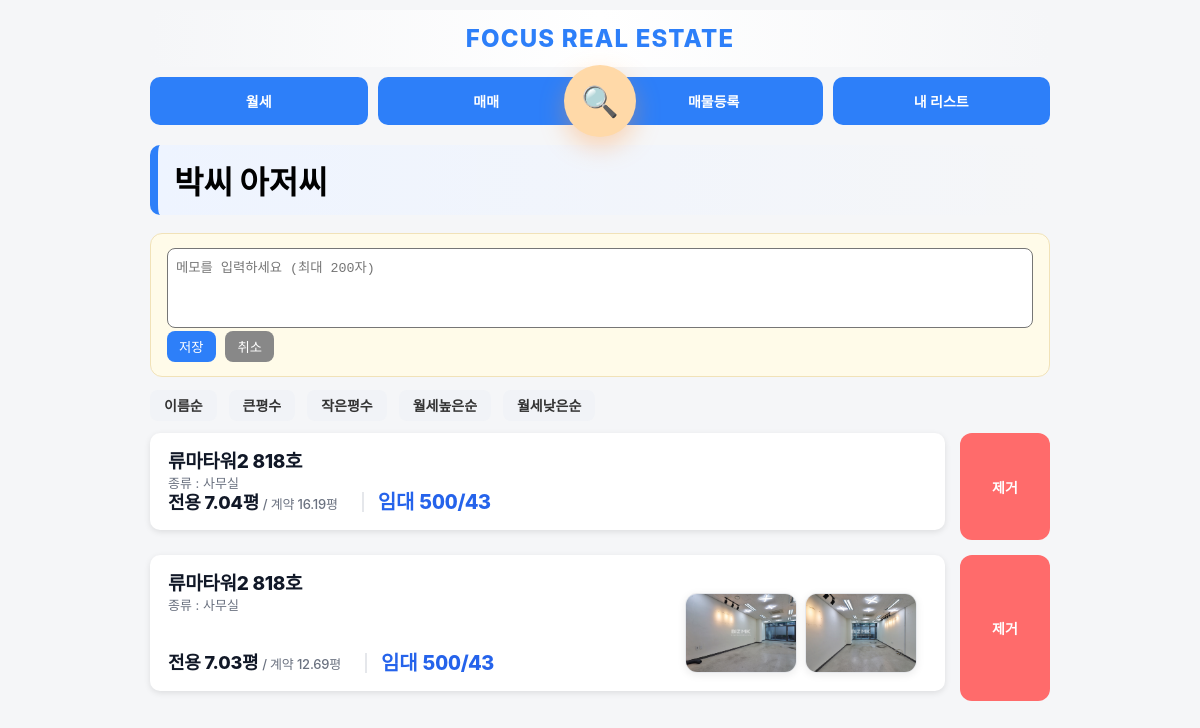
Page /collections/2 (signed in) on the earlier database version.
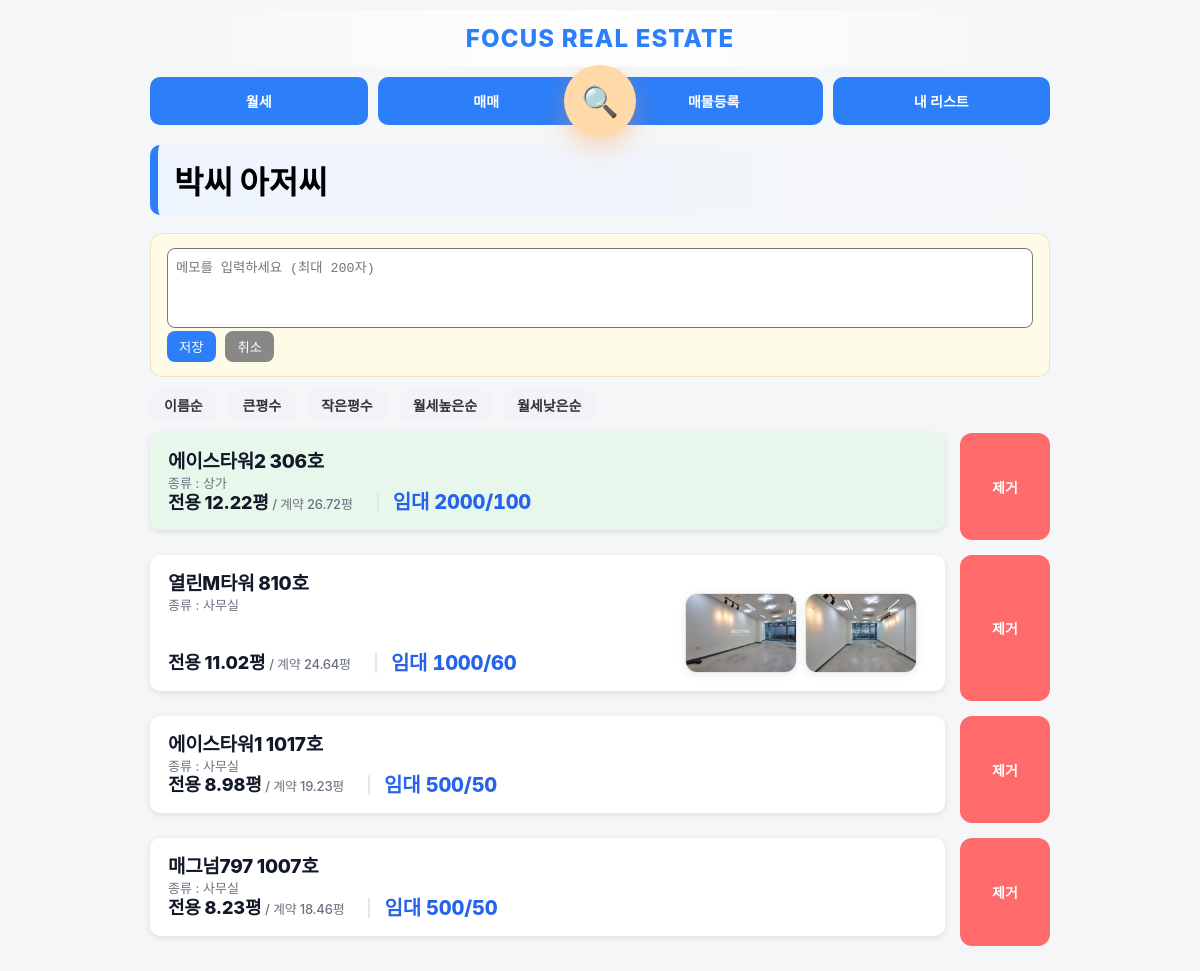
Same page on the later database version.
### app.py (models this page shows)
class Collection(db.Model):
    id = db.Column(db.Integer, primary_key=True)
    title = db.Column(db.String(200))
    memo = db.Column(db.String(200))
    created_at = db.Column(db.String(50))

class Property(db.Model):
    status = db.Column(db.String(20), default='available')
    property_type = db.Column(db.String(50))
    id = db.Column(db.Integer, primary_key=True)
    building_name = db.Column(db.String(200))
    exclusive_area = db.Column(db.Float)
    contract_area = db.Column(db.Float)
    deposit = db.Column(db.Integer)
    rent = db.Column(db.Integer)
    sale_price = db.Column(db.Integer)
    category = db.Column(db.String(20))
    status = db.Column(db.String(20), default='available')
    private_memo = db.Column(db.Text)

class PropertyImage(db.Model):
    id = db.Column(db.Integer, primary_key=True)
    property_id = db.Column(db.Integer, index=True)
    file_path = db.Column(db.String(300))
    created_at = db.Column(db.DateTime, default=datetime.utcnow)

### app.py (the view, shortened to what this page needs)
@app.route("/collections/<int:id>")
@login_required
def collection_detail(id):
    collection = Collection.query.get(id)
    sort = request.args.get("sort", "")
    items = CollectionItem.query.filter_by(collection_id=id).all()
    properties = []
    for item in items:
        p = Property.query.get(item.property_id)
        if p:
            p.collection_item_id = item.id
            properties.append(p)
    if sort == "name":
        properties = sorted(properties, key=lambda x: x.building_name)
    elif sort == "area_desc":
        properties = sorted(properties, key=lambda x: x.exclusive_area, reverse=True)
    elif sort == "area_asc":
        properties = sorted(properties, key=lambda x: x.exclusive_area)
    elif sort == "rent_desc":
        properties = sorted(properties, key=lambda x: x.rent, reverse=True)
    elif sort == "rent_asc":
        properties = sorted(properties, key=lambda x: x.rent)
    thumb_map = {}
    for img in PropertyImage.query.order_by(PropertyImage.id.desc()).all():
        if img.property_id not in thumb_map:
            thumb_map[img.property_id] = []
        if len(thumb_map[img.property_id]) < 2:
            thumb_map[img.property_id].append(img.file_path)
    return render_template(
        "collection_detail.html",
        collection=collection,
        properties=properties,
        sort=sort,
        thumb_map=thumb_map,
        format_sale_price_korean=format_sale_price_korean
    )

### app.py (called while the page is built)
@login_manager.user_loader
def load_user(user_id):
    return User.query.get(int(user_id))

### templates/collection_detail.html (shortened to what this page needs)
{% extends "base.html" %}
{% block content %}
<div class="section-title">{{ collection.title }}</div>
<div class="memo-card">
    <div id="memo-edit" {% if collection.memo %}style="display:none"{% endif %}>
        <textarea id="memo-input" class="memo-input" maxlength="200"
placeholder="메모를 입력하세요 (최대 200자)">{{ collection.memo or '' }}</textarea>
        <div class="memo-actions">
            <button onclick="saveMemo()">저장</button>
            <button onclick="cancelMemo()">취소</button>
        </div>
    </div>
</div>
<div class="sort-bar">
    <a href="?sort=name">이름순</a>
    <a href="?sort=area_desc">큰평수</a>
    <a href="?sort=area_asc">작은평수</a>
    <a href="?sort=rent_desc">월세높은순</a>
    <a href="?sort=rent_asc">월세낮은순</a>
</div>
<div class="list-detail-container">
{% for p in properties %}
<div class="detail-row">
    <div class="card property-card {{ p.property_type }}" onclick="location.href='/property/{{ p.id }}?from_collection_id={{ collection.id }}'">
    <div class="card-left">
        <div class="title">{{ p.building_name }}</div>
        <div class="detail">
            종류 : {{ p.property_type }}
        </div>
        <div class="detail-line">
            <div class="area-text">
                <span class="area-main">전용 {{ p.exclusive_area }}평</span>
                <span class="area-sub"> / 계약 {{ p.contract_area }}평</span>
            </div>
            <span class="price-inline">
                {% if p.category == "매매" %}
                    매매 {{ format_sale_price_korean(p.sale_price) }}
                {% else %}
                    임대 {{ p.deposit }}/{{ p.rent }}
                {% endif %}
            </span>
            <div class="thumb-box">
                {% for img in thumb_map.get(p.id, []) %}
                    <img src="{{ img }}" class="thumb-img">
                {% endfor %}
            </div>
        </div>
    </div>
</div>
    <div class="remove-wrap mobile-hide-remove" onclick="event.stopPropagation();">
    <a href="{{ url_for('remove_from_collection', collection_id=collection.id, property_id=p.id) }}" class="remove-btn">
        제거
    </a>
</div>
</div>
{% endfor %}
</div>
{% endblock %}

### templates/base.html (shortened to what this page needs)
<!DOCTYPE html>
<html>
<head>
</head>
<body>
<div class="container">
    <div class="site-header">
         FOCUS REAL ESTATE
    </div>
    <div class="menu-wrapper">
    <div class="menu">
        <a href="/?mode=rent">월세</a>
        <a href="/?mode=sale">매매</a>
        <a href="/register" class="pc-only">매물등록</a>
        <a href="/collections">내 리스트</a>
    </div>
    <a href="/search" class="search-fab" title="매물 검색">
        🔍
    </a>
</div>
{% block content %}
{% endblock %}
</div>
</body>
</html>

### templates/base.html (style rules this page uses)
.site-header { text-align: center; font-size: 24px; font-weight: 800; letter-spacing: 1.2px; padding: 14px 0; color: #2d7ff9; background: linear-gradient(to right, #f5f6f8, #ffffff, #f5f6f8); border-radius: 12px; margin-bottom: 10px; }
body { font-size: 14px; }
.card-left { flex: 1; }
@media (min-width: 801px) { .menu { display: flex !important; flex-direction: row !important; justify-content: space-between !important; gap: 10px !important; } }
@media (min-width: 801px) { .menu a { flex: 1 !important; } }
body { font-family: "Pretendard", -apple-system, BlinkMacSystemFont, "Segoe UI", Roboto, sans-serif; margin: 0; padding: 0; background: #f5f6f8; }
.container { max-width: 900px; margin: 0 auto; padding: 10px; }
.menu { display: grid; grid-template-columns: repeat(3, 1fr); gap: 8px; margin-bottom: 15px; }
.menu a { text-align: center; padding: 14px 10px; background: #2d7ff9; color: white; border-radius: 10px; text-decoration: none; font-size: 14px; font-weight: bold; }
.card { background: white; padding: 12px; border-radius: 10px; margin-bottom: 10px; box-shadow: 0 2px 6px rgba(0,0,0,0.1); }
.property-card .title { font-weight: bold; font-size: 15px; margin-bottom: 2px; line-height: 1.15; }
.property-card .detail { font-size: 13px; margin-bottom: 1px; color: #444; line-height: 1.15; }
.menu-wrapper { position: relative; margin-bottom: 20px; }
.search-fab { position: absolute; left: 50%; top: 50%; transform: translate(-50%, -50%); width: 72px; height: 72px; border-radius: 50%; background: #ffd9a8; color: #ff8a00; display: flex; align-items: center; justify-content: center; font-size: 30px; text-decoration: none; box-shadow: 0 10px 25px rgba(255,150,60,0.35); transition: all 0.18s ease; z-index: 10; animation: floaty 2.4s ease-in-out infinite; }
.property-card { flex:1; display:flex; transition: transform 0.18s ease, box-shadow 0.18s ease; cursor: pointer; }
.property-card .card-left { display:flex; flex-direction:column; justify-content:center; }
.property-card { background: #ffffff; }
.property-card.상가 { background: #e8f7ec; }
.detail-line { display:flex; align-items:flex-end; gap:10px; flex-wrap:nowrap; }
.thumb-img { width:110px; height:78px; object-fit:cover; border-radius:12px; border:1px solid #e5e7eb; background:#fff; box-shadow:0 2px 8px rgba(0,0,0,0.08); transition:transform .15s ease; }
.thumb-box { display:flex; gap:8px; align-items:flex-start; flex-shrink:0; margin-left:auto; margin-right:10px; }
.thumb-img { width:110px; height:78px; object-fit:cover; border-radius:12px; border:1px solid #e5e7eb; background:#fff; box-shadow:0 2px 8px rgba(0,0,0,0.08); transition:transform .15s ease; display:block; margin-top:-22px; }
.area-text { font-size:18px; font-weight:800; color:#111827; line-height:1.05; letter-spacing:-0.2px; }
.detail-row { display:flex; gap:14px; align-items:center; justify-content:center; margin-top:14px; }
.detail-row > .card { display:flex; }
.detail-row { align-items:stretch; }
.property-card { height:100%; display:flex; }
.property-card .card-left { display:flex; flex-direction:column; justify-content:flex-start; }
.property-card .title { font-weight:800; font-size:19px; letter-spacing:-0.3px; color:#111827; }
.price-inline { font-weight:800; font-size:20px; letter-spacing:-0.2px; color:#2563eb; line-height:1; }
.price-inline { padding-left:14px; margin-left:14px; border-left:2px solid #e5e7eb; }
.price-inline, .property-card .price { font-variant-numeric: tabular-nums; }
.property-card .detail { font-size:13px; color:#6b7280; margin:1px 0; line-height:1.2; }
.property-card .detail-line { font-weight:500; }
.price-inline::before { opacity:0.7; }
.property-card { line-height:1.25; }
.area-main { font-weight:800; font-size:18px; color:#111827; }
.area-sub { font-weight:500; font-size:13px; color:#6b7280; }

Differences in the rows shown:
changed Property: building_name "류마타워2 818호" → "에이스타워2 306호"; property_type "사무실" → "상가"; exclusive_area "7.04" → "12.22"; contract_area "16.19" → "26.72"; deposit "500" → "2000"; rent "43" → "100"
changed Property: building_name "류마타워2 818호" → "열린M타워 810호"; exclusive_area "7.03" → "11.02"; contract_area "12.69" → "24.64"; deposit "500" → "1000"; rent "43" → "60"
now on this page (row edited): Property: building_name "에이스타워1 1017호", property_type "사무실", exclusive_area "8.98", contract_area "19.23", deposit "500", rent "50"
now on this page (row edited): Property: building_name "매그넘797 1007호", property_type "사무실", exclusive_area "8.23", contract_area "18.46", deposit "500", rent "50"
